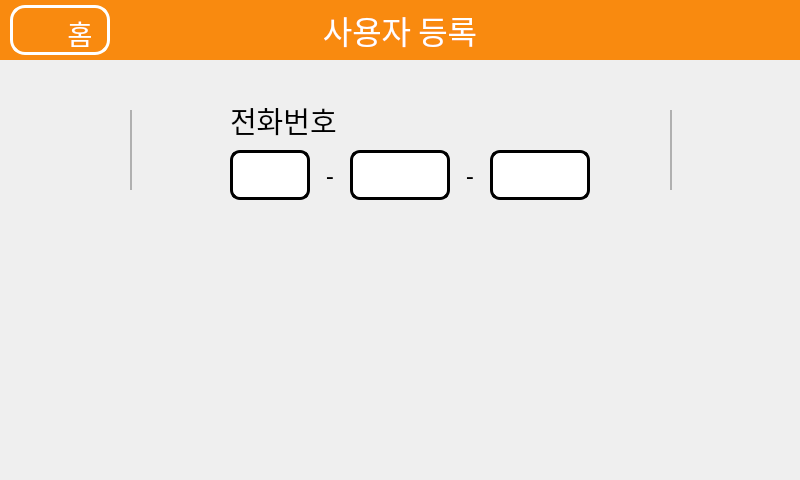
<?xml version="1.0" encoding="UTF-8"?>
<ui version="4.0">
 <class>Form</class>
 <widget class="QWidget" name="Form">
  <property name="geometry">
   <rect>
    <x>0</x>
    <y>0</y>
    <width>800</width>
    <height>480</height>
   </rect>
  </property>
  <property name="windowTitle">
   <string>Form</string>
  </property>
  <widget class="QLabel" name="labelName">
   <property name="geometry">
    <rect>
     <x>230</x>
     <y>100</y>
     <width>121</width>
     <height>41</height>
    </rect>
   </property>
   <property name="font">
    <font>
     <family>배달의민족 주아</family>
     <pointsize>22</pointsize>
    </font>
   </property>
   <property name="text">
    <string>전화번호</string>
   </property>
   <property name="alignment">
    <set>Qt::AlignLeading|Qt::AlignLeft|Qt::AlignVCenter</set>
   </property>
  </widget>
  <widget class="QFrame" name="frameMenu">
   <property name="geometry">
    <rect>
     <x>0</x>
     <y>0</y>
     <width>800</width>
     <height>60</height>
    </rect>
   </property>
   <property name="frameShape">
    <enum>QFrame::StyledPanel</enum>
   </property>
   <property name="frameShadow">
    <enum>QFrame::Raised</enum>
   </property>
   <widget class="QPushButton" name="buttonHome">
    <property name="geometry">
     <rect>
      <x>10</x>
      <y>5</y>
      <width>100</width>
      <height>50</height>
     </rect>
    </property>
    <property name="font">
     <font>
      <family>배달의민족 주아</family>
      <pointsize>16</pointsize>
     </font>
    </property>
    <property name="styleSheet">
     <string notr="true">QPushButton
{
	color: rgba(255, 255, 255, 0);
	background-color: rgba(255, 255, 255, 0);
	border-radius: 15px;
	border: 3px solid #ffffff;
}

QPushButton:hover
{
	background-color: rgb(241, 219, 194);
}</string>
    </property>
    <property name="text">
     <string>HH</string>
    </property>
    <property name="icon">
     <iconset>
      <normaloff>Images/home.png</normaloff>Images/home.png</iconset>
    </property>
    <property name="iconSize">
     <size>
      <width>40</width>
      <height>40</height>
     </size>
    </property>
   </widget>
   <widget class="QLabel" name="labelMenu">
    <property name="geometry">
     <rect>
      <x>0</x>
      <y>0</y>
      <width>800</width>
      <height>60</height>
     </rect>
    </property>
    <property name="font">
     <font>
      <family>배달의민족 주아</family>
      <pointsize>24</pointsize>
      <weight>50</weight>
      <italic>false</italic>
      <bold>false</bold>
     </font>
    </property>
    <property name="styleSheet">
     <string notr="true">color: rgb(255, 255, 255);
background-color: rgb(249, 138, 15);</string>
    </property>
    <property name="text">
     <string>사용자 등록</string>
    </property>
    <property name="alignment">
     <set>Qt::AlignCenter</set>
    </property>
   </widget>
   <widget class="QLabel" name="labelHome">
    <property name="enabled">
     <bool>true</bool>
    </property>
    <property name="geometry">
     <rect>
      <x>60</x>
      <y>10</y>
      <width>40</width>
      <height>45</height>
     </rect>
    </property>
    <property name="font">
     <font>
      <family>배달의민족 주아</family>
      <pointsize>20</pointsize>
     </font>
    </property>
    <property name="styleSheet">
     <string notr="true">color: rgb(255, 255, 255);</string>
    </property>
    <property name="text">
     <string>홈</string>
    </property>
    <property name="alignment">
     <set>Qt::AlignCenter</set>
    </property>
   </widget>
   <zorder>labelMenu</zorder>
   <zorder>labelHome</zorder>
   <zorder>buttonHome</zorder>
  </widget>
  <widget class="QLineEdit" name="editName">
   <property name="geometry">
    <rect>
     <x>230</x>
     <y>150</y>
     <width>80</width>
     <height>50</height>
    </rect>
   </property>
   <property name="sizePolicy">
    <sizepolicy hsizetype="Fixed" vsizetype="Fixed">
     <horstretch>0</horstretch>
     <verstretch>0</verstretch>
    </sizepolicy>
   </property>
   <property name="font">
    <font>
     <family>배달의민족 주아</family>
     <pointsize>20</pointsize>
    </font>
   </property>
   <property name="styleSheet">
    <string notr="true">QLineEdit
{
	border: 3px solid #000000;
	border-radius: 10px;
}

QLineEdit:hover
{
	border-color: rgb(0, 85, 255);
	background-color: rgb(200, 200, 200);
}</string>
   </property>
   <property name="inputMethodHints">
    <set>Qt::ImhDigitsOnly|Qt::ImhNoPredictiveText</set>
   </property>
   <property name="maxLength">
    <number>3</number>
   </property>
   <property name="clearButtonEnabled">
    <bool>false</bool>
   </property>
  </widget>
  <widget class="QLineEdit" name="editName_2">
   <property name="geometry">
    <rect>
     <x>350</x>
     <y>150</y>
     <width>100</width>
     <height>50</height>
    </rect>
   </property>
   <property name="sizePolicy">
    <sizepolicy hsizetype="Fixed" vsizetype="Fixed">
     <horstretch>0</horstretch>
     <verstretch>0</verstretch>
    </sizepolicy>
   </property>
   <property name="font">
    <font>
     <family>배달의민족 주아</family>
     <pointsize>20</pointsize>
    </font>
   </property>
   <property name="styleSheet">
    <string notr="true">QLineEdit
{
	border: 3px solid #000000;
	border-radius: 10px;
}

QLineEdit:hover
{
	border-color: rgb(0, 85, 255);
	background-color: rgb(200, 200, 200);
}</string>
   </property>
   <property name="inputMethodHints">
    <set>Qt::ImhDigitsOnly|Qt::ImhNoPredictiveText</set>
   </property>
   <property name="maxLength">
    <number>4</number>
   </property>
   <property name="clearButtonEnabled">
    <bool>false</bool>
   </property>
  </widget>
  <widget class="QLineEdit" name="editName_3">
   <property name="geometry">
    <rect>
     <x>490</x>
     <y>150</y>
     <width>100</width>
     <height>50</height>
    </rect>
   </property>
   <property name="sizePolicy">
    <sizepolicy hsizetype="Fixed" vsizetype="Fixed">
     <horstretch>0</horstretch>
     <verstretch>0</verstretch>
    </sizepolicy>
   </property>
   <property name="font">
    <font>
     <family>배달의민족 주아</family>
     <pointsize>20</pointsize>
    </font>
   </property>
   <property name="styleSheet">
    <string notr="true">QLineEdit
{
	border: 3px solid #000000;
	border-radius: 10px;
}

QLineEdit:hover
{
	border-color: rgb(0, 85, 255);
	background-color: rgb(200, 200, 200);
}</string>
   </property>
   <property name="inputMethodHints">
    <set>Qt::ImhDigitsOnly|Qt::ImhNoPredictiveText</set>
   </property>
   <property name="maxLength">
    <number>4</number>
   </property>
   <property name="clearButtonEnabled">
    <bool>false</bool>
   </property>
  </widget>
  <widget class="QLabel" name="labelDash1">
   <property name="geometry">
    <rect>
     <x>310</x>
     <y>160</y>
     <width>40</width>
     <height>30</height>
    </rect>
   </property>
   <property name="font">
    <font>
     <family>배달의민족 주아</family>
     <pointsize>18</pointsize>
    </font>
   </property>
   <property name="text">
    <string>-</string>
   </property>
   <property name="alignment">
    <set>Qt::AlignCenter</set>
   </property>
  </widget>
  <widget class="QLabel" name="labelDash1_2">
   <property name="geometry">
    <rect>
     <x>450</x>
     <y>160</y>
     <width>40</width>
     <height>30</height>
    </rect>
   </property>
   <property name="font">
    <font>
     <family>배달의민족 주아</family>
     <pointsize>18</pointsize>
    </font>
   </property>
   <property name="text">
    <string>-</string>
   </property>
   <property name="alignment">
    <set>Qt::AlignCenter</set>
   </property>
  </widget>
  <widget class="QPushButton" name="buttonRight">
   <property name="geometry">
    <rect>
     <x>690</x>
     <y>110</y>
     <width>80</width>
     <height>80</height>
    </rect>
   </property>
   <property name="styleSheet">
    <string notr="true">QPushButton
{
	image: url(../Images/arrow_right.png);
	border: 0px;
}

QPushButton:hover
{
	image: url(../Images/arrow_right_hover.png);
	border: 0px;
}</string>
   </property>
   <property name="text">
    <string/>
   </property>
  </widget>
  <widget class="QPushButton" name="buttonLeft">
   <property name="geometry">
    <rect>
     <x>30</x>
     <y>110</y>
     <width>80</width>
     <height>80</height>
    </rect>
   </property>
   <property name="styleSheet">
    <string notr="true">QPushButton
{
	image: url(../Images/arrow_left.png);
	border: 0px;
}

QPushButton:hover
{
	image: url(../Images/arrow_left_hover.png);
	border: 0px;
}</string>
   </property>
   <property name="text">
    <string/>
   </property>
  </widget>
  <widget class="Line" name="lineLeft">
   <property name="geometry">
    <rect>
     <x>130</x>
     <y>110</y>
     <width>2</width>
     <height>80</height>
    </rect>
   </property>
   <property name="styleSheet">
    <string notr="true">background-color: rgb(176, 176, 176);
border: 0px;</string>
   </property>
   <property name="orientation">
    <enum>Qt::Vertical</enum>
   </property>
  </widget>
  <widget class="Line" name="lineLeft_2">
   <property name="geometry">
    <rect>
     <x>670</x>
     <y>110</y>
     <width>2</width>
     <height>80</height>
    </rect>
   </property>
   <property name="styleSheet">
    <string notr="true">background-color: rgb(176, 176, 176);
border: 0px;</string>
   </property>
   <property name="orientation">
    <enum>Qt::Vertical</enum>
   </property>
  </widget>
 </widget>
 <resources/>
 <connections/>
</ui>
